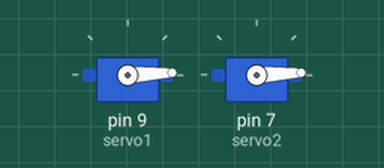
Simulated run of this sketch. Board: Arduino Uno, built with avr-gcc and run on an emulated ATmega328P. On the bench: 2 × servo.

Above: at 0.05 s.
At 1.35 s:
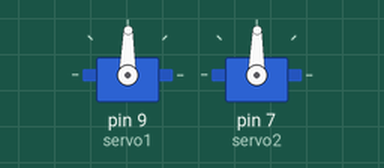
At 2.65 s:
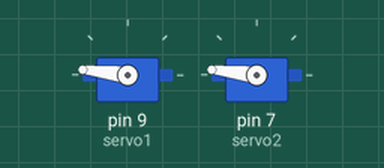
At 5.25 s:
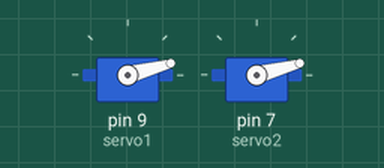
Timing chart, 0 to 7.1 s (numbered marks = the images above):
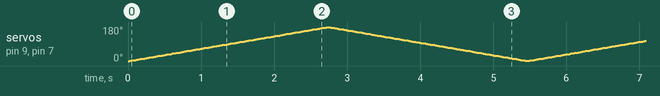

The sketch:

Kode_Program_Dasar_Kendali_Motor_Servo.ino
```cpp
//Proyek #43: Dasar Kendali Motor Servo                    `
#include <Servo.h>
Servo servo1;//buat objek motor servo 1
Servo servo2; // buat objek motor servo 2
//maksimum 8 objek servo yang bisa dibuat dari library ini
int sudut= 0; //variabel untuk menyimpan sudut posisi servo

void setup() {
  // put your setup code here, to run once:
servo1.attach(9);//memasang obyek motor servo 1
                 //pada pin 9 arduino
servo2.attach(7);//memasang obyek motor servo 2
                 //pada pin 7 arduino
}

void loop() {
  // put your main code here, to run repeatedly:
/*start dari sudut 0 derajat sampai 180 derajat dan set langkah tiap 1 derajat (sudut=sudut+1)*/
for(sudut = 0; sudut < 180; sudut += 1) {
 servo1.write(sudut);//derajat posisi motor servo 1
 servo2.write(sudut);//dan servo2 sesuai nilai
                            //variabel"sudut"
 delay(15);  // tunda  15ms setiap posisi mencapai satu
             // langkah (1 derajat)
}

/*start dari sudut 180 derajat ke 0 derajat dan set langkah tiap 1 derajat (sudut=sudut-1)*/
for(sudut = 180; sudut>=1; sudut -=1){
 servo1.write(sudut);
 servo2.write(sudut);
 delay(15);
  }
}
```
